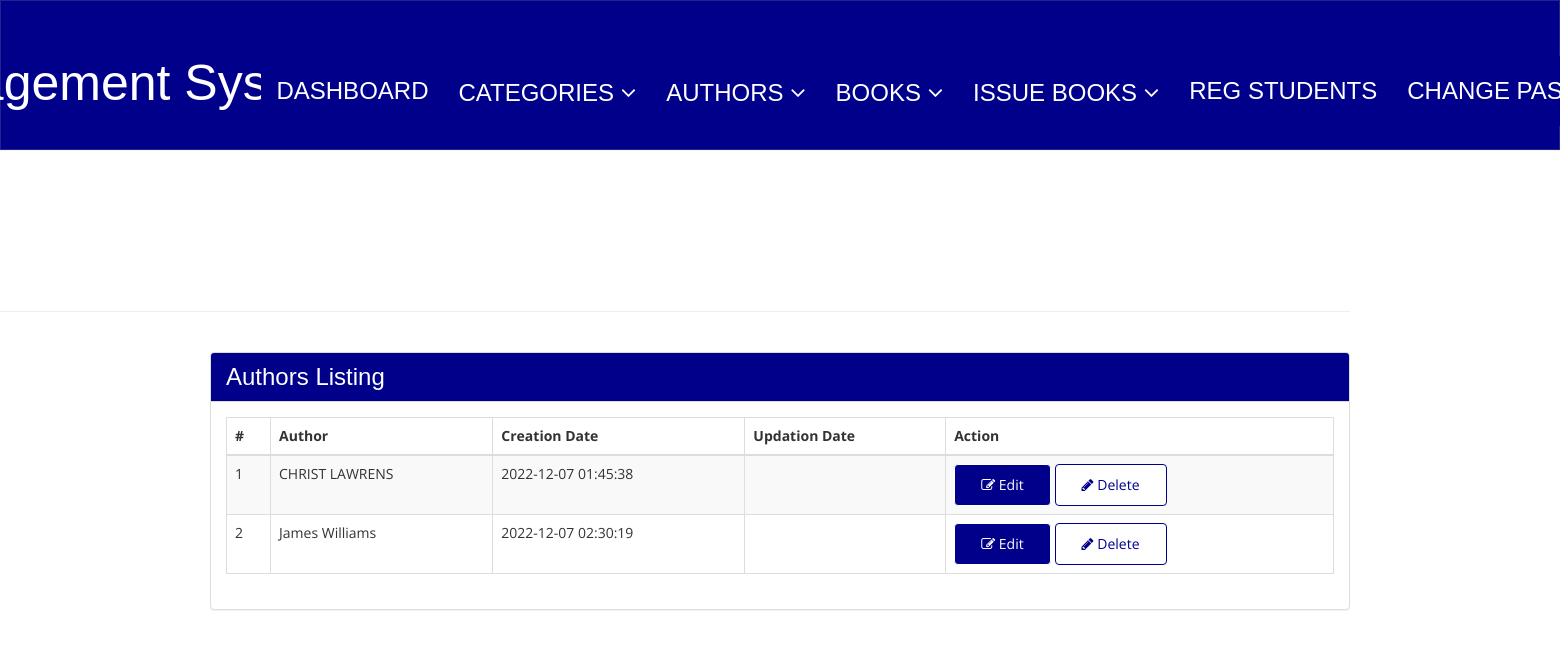
Screenshot of /admin/manage-authors.php (signed in) with the database file from the repository.
### tables this page shows
CREATE TABLE `tblauthors` (
  `id` int(11) NOT NULL,
  `AuthorName` varchar(159) DEFAULT NULL,
  `creationDate` timestamp NULL DEFAULT current_timestamp(),
  `UpdationDate` timestamp NULL DEFAULT NULL ON UPDATE current_timestamp()
);

### admin/manage-authors.php (the view, shortened to what this page needs)
<?php
include('includes/config.php');
if(strlen($_SESSION['alogin'])==0)
    {
header('location:index.php');
}
else{
    ?>
<!DOCTYPE html>
<html xmlns="http://www.w3.org/1999/xhtml">
<head>
    <link href="assets/css/bootstrap.css" rel="stylesheet" />
    <link href="assets/css/font-awesome.css" rel="stylesheet" />
    <link href="assets/js/dataTables/dataTables.bootstrap.css" rel="stylesheet" />
    <link href="assets/css/style.css" rel="stylesheet" />
</head>
<body>
<?php include('includes/header.php');?>
    <div class="content-wrapper">
         <div class="container">
        <div class="row pad-botm">
            <div class="col-md-12">
                <h4 class="header-line">Manage Authors</h4>
    </div>
     <div class="row">
</div>
        </div>
            <div class="row">
                <div class="col-md-12">
                    <div class="panel panel-default">
                        <div class="panel-heading">
                           Authors Listing
                        </div>
                        <div class="panel-body">
                            <div class="table-responsive">
                                <table class="table table-striped table-bordered table-hover" id="dataTables-example">
                                    <thead>
                                        <tr>
                                            <th>#</th>
                                            <th>Author</th>
                                            <th>Creation Date</th>
                                            <th>Updation Date</th>
                                            <th>Action</th>
                                        </tr>
                                    </thead>
                                    <tbody>
<?php $sql = "SELECT * from  tblauthors";
$query = $dbh -> prepare($sql);
$query->execute();
$results=$query->fetchAll(PDO::FETCH_OBJ);
$cnt=1;
if($query->rowCount() > 0)
{
foreach($results as $result)
{               ?>
                                        <tr class="odd gradeX">
                                            <td class="center"><?php echo htmlentities($cnt);?></td>
                                            <td class="center"><?php echo htmlentities($result->AuthorName);?></td>
                                            <td class="center"><?php echo htmlentities($result->creationDate);?></td>
                                            <td class="center"><?php echo htmlentities($result->UpdationDate);?></td>
                                            <td class="center">
                                            <a href="edit-author.php?athrid=<?php echo htmlentities($result->id);?>"><button class="btn btn-primary"><i class="fa fa-edit "></i> Edit</button>
                                          <a href="manage-authors.php?del=<?php echo htmlentities($result->id);?>" onclick="return confirm('Are you sure you want to delete?');"" >  <button class="btn btn-danger"><i class="fa fa-pencil"></i> Delete</button>
                                            </td>
                                        </tr>
 <?php $cnt=$cnt+1;}} ?>
                                    </tbody>
                                </table>
                            </div>
                        </div>
                    </div>
                </div>
            </div>
    </div>
    </div>
</body>
</html>
<?php } ?>

### admin/assets/css/style.css (style rules this page uses)
.content-wrapper { margin-top: 40px; min-height:800px; padding-bottom:90px; }
.header-line { font-weight:900; padding-bottom:25px; border-bottom:1px solid #eeeeee; text-transform:uppercase; }
.pad-botm { padding-bottom:30px; }

### rows the page displays
tblauthors: AuthorName "CHRIST LAWRENS", creationDate "2022-12-07 01:45:38"
tblauthors: AuthorName "James Williams", creationDate "2022-12-07 02:30:19"
